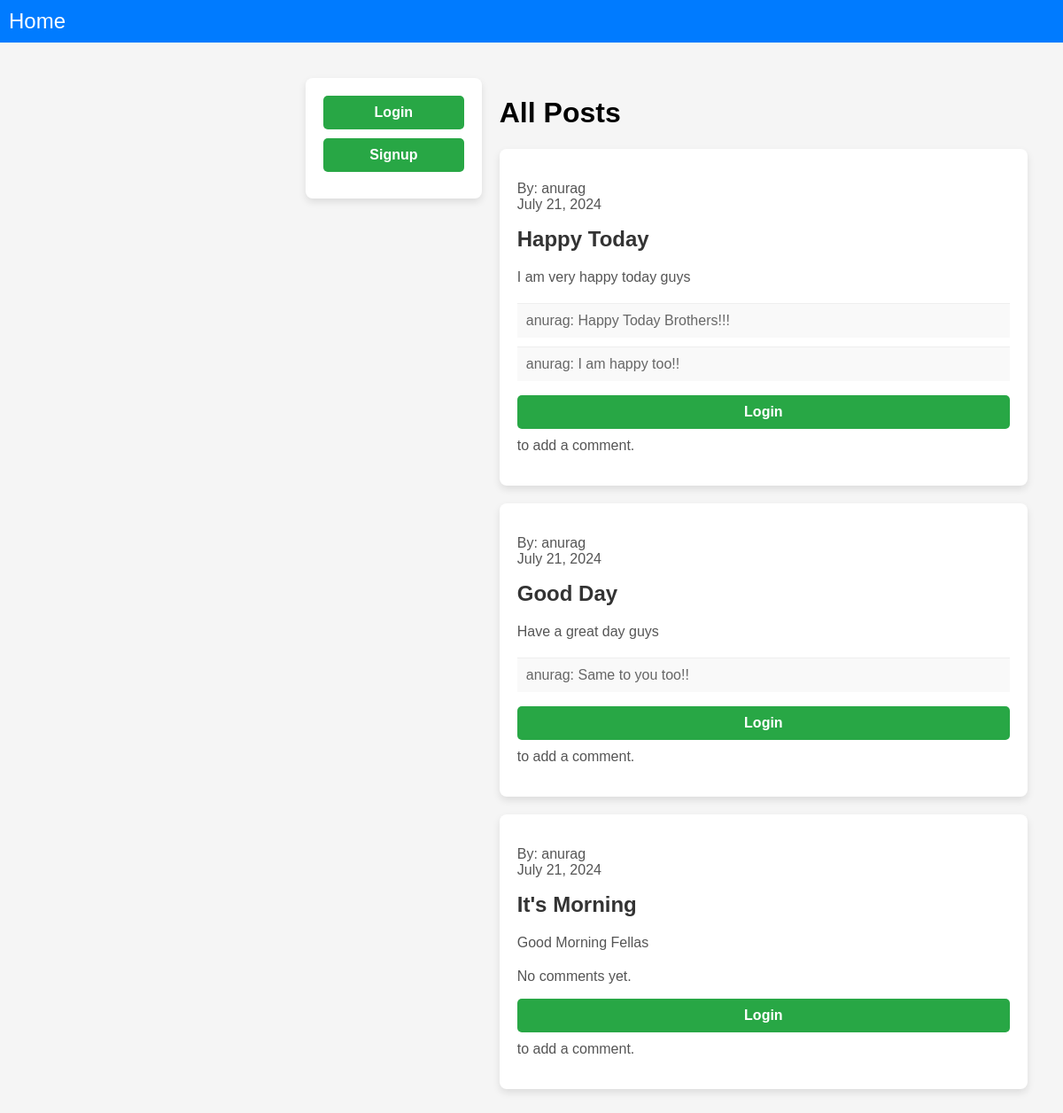
Before: / with the older database file.
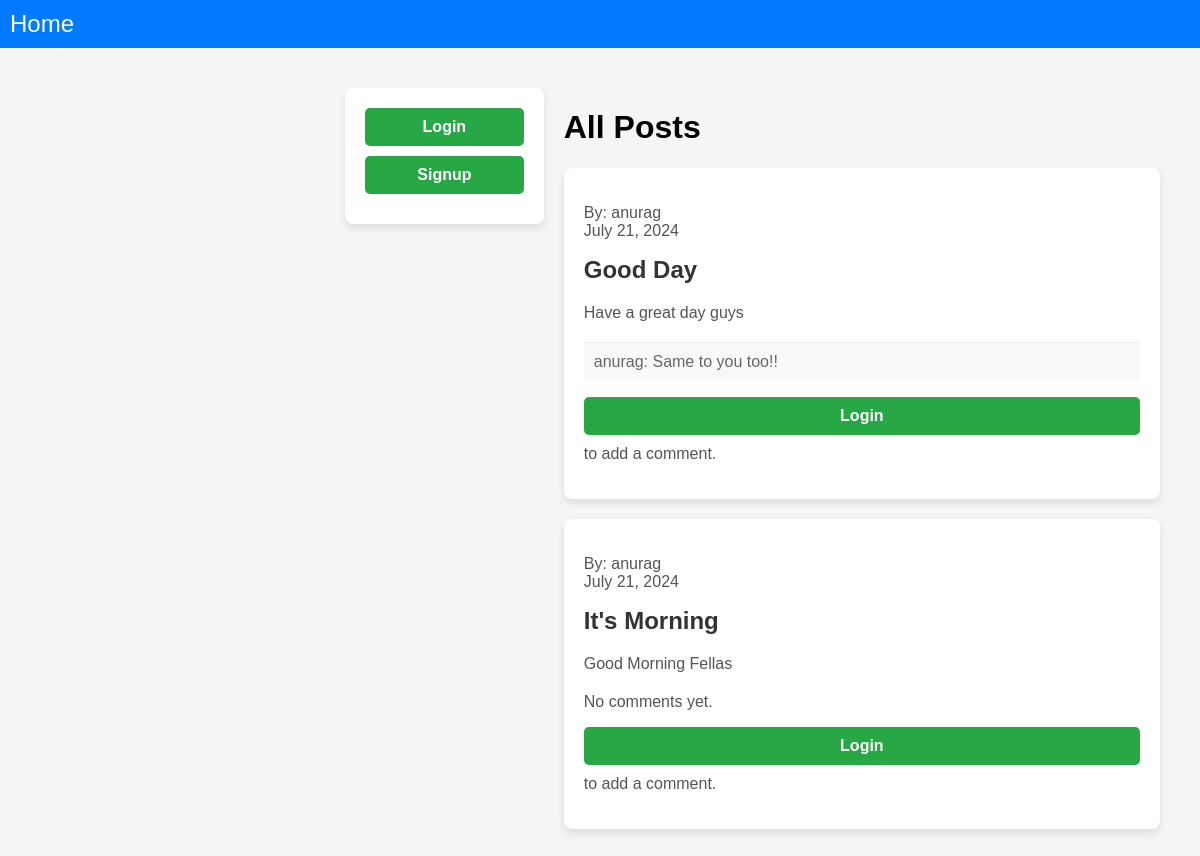
After: the same page with the newer database file.
### blog/models.py (models this page shows, shortened)
class Post(models.Model):
    title = models.CharField(max_length=200)
    content = models.TextField()
    author = models.ForeignKey(User, on_delete=models.CASCADE)
    created_at = models.DateTimeField(auto_now_add=True)

class Comment(models.Model):
    post = models.ForeignKey(Post, related_name='comments', on_delete=models.CASCADE)
    text = models.TextField()
    author = models.ForeignKey(User, on_delete=models.CASCADE)
    created_at = models.DateTimeField(auto_now_add=True)

### blog/views.py (the view)
# urls.py: path('', home, name='home'),
def home(request):
    posts = Post.objects.all()
    return render(request, 'blog/home.html', {'posts': posts})

### blog/templates/blog/home.html (shortened to what this page needs)
{% extends 'blog/base.html' %}
{% block content %}
<div class="container">
    <div class="left-sidebar">
        {% if user.is_authenticated %}
        <div class="create-post">
            <a href="{% url 'create_post' %}" class="auth-button">Create Post</a>
        </div>
        <div class="user-details">
            <h3>Welcome, <br> {{ user.first_name }} {{ user.last_name }}</h3>
            <a href="{% url 'logout' %}" class="auth-button">Logout</a>
        </div>
        {% else %}
        <div class="login-signup">
            <a href="{% url 'login' %}" class="auth-button">Login</a>
            <a href="{% url 'signup' %}" class="auth-button">Signup</a>
        </div>
        {% endif %}
    </div>
    <div class="right-content">
        <h1>All Posts</h1>
        {% for post in posts %}
        <div class="post">
            <p class="post-meta">
                By: {{ post.author.username }}
                <br>
                {{ post.created_at|date:"F j, Y" }}
            </p>
            <h2>{{ post.title }}</h2>
            <p>{{ post.content }}</p>
            <div class="comments">
                {% for comment in post.comments.all %}
                <div class="comment">
                    <p class="comment-meta">
                        {{ comment.author.username }}: {{ comment.text }}
                    </p>
                </div>
                {% empty %}
                <p>No comments yet.</p>
                {% endfor %}
            </div>
            {% if user.is_authenticated %}
            <form action="{% url 'add_comment' post.id %}" method="post">
                {% csrf_token %}
                <textarea name="text" rows="3" placeholder="Add a comment..." class="form-control"></textarea>
                <button type="submit" class="auth-button">Add Comment</button>
            </form>
            {% else %}
            <p><a href="{% url 'login' %}" class="auth-button">Login</a> to add a comment.</p>
            {% endif %}
        </div>
        {% endfor %}
    </div>
</div>
{% endblock %}

### blog/templates/blog/base.html (shortened to what this page needs)
<!DOCTYPE html>
<html lang="en">
<head>
</head>
<body>
<div class="header">
    <a href="{% url 'home' %}">Home</a>
</div>
<div class="container">
    <div class="left-sidebar">
    </div>
    <div class="right-content">
        {% block content %}
        {% endblock %}
    </div>
</div>
</body>
</html>

### blog/templates/blog/base.html (style rules this page uses)
body { font-family: Arial, sans-serif; margin: 0; padding: 0; background-color: #f5f5f5; }
.container { display: flex; padding: 20px; max-width: 1200px; margin: 0 auto; }
.header { background-color: #007bff; color: #fff; padding: 10px; text-align: left; }
.header a { color: #fff; text-decoration: none; font-size: 24px; }
.left-sidebar { flex: 1; margin-right: 20px; }
.right-content { flex: 3; }
.user-details, .login-signup, .create-post { background-color: #fff; padding: 20px; border-radius: 8px; box-shadow: 0 4px 8px rgba(0, 0, 0, 0.1); margin-bottom: 20px; }
.auth-button { display: block; margin-bottom: 10px; background-color: #28a745; color: #fff; padding: 10px 20px; border-radius: 5px; text-align: center; text-decoration: none; font-weight: bold; }
.post { background-color: #fff; padding: 20px; border-radius: 8px; box-shadow: 0 4px 8px rgba(0, 0, 0, 0.1); margin-bottom: 20px; }
.post h2 { margin-top: 0; color: #333; }
.post p { color: #555; }
.comments { margin-top: 20px; }
.comment { background-color: #f9f9f9; padding: 10px; border-top: 1px solid #eee; margin-top: 10px; }
.comment p { margin: 0; color: #666; }

Changed rows visible on the page:
removed Post: author.username "anurag", created_at "July 21, 2024", title "Happy Today", content "I am very happy today guys"
removed Comment: author.username "anurag", text "Happy Today Brothers!!!"
removed Comment: author.username "anurag", text "I am happy too!!"
